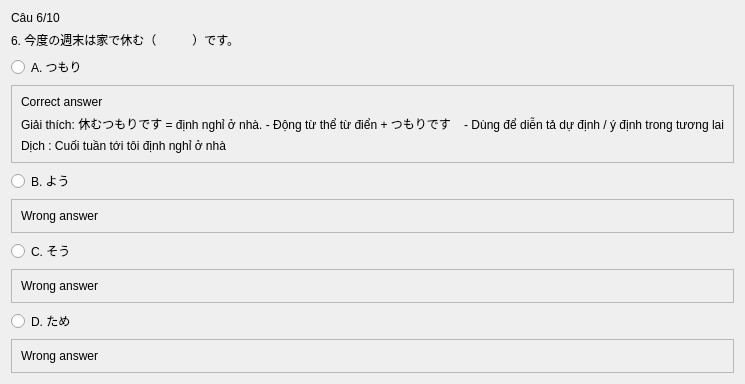
               <widget class="QWidget" name="page_4">
                <layout class="QVBoxLayout" name="verticalLayout_25">
                 <item>
                  <widget class="QLabel" name="label_36">
                   <property name="text">
                    <string>Câu 6/10</string>
                   </property>
                  </widget>
                 </item>
                 <item>
                  <widget class="QLabel" name="label_37">
                   <property name="text">
                    <string>6. 今度の週末は家で休む（　　　）です。</string>
                   </property>
                  </widget>
                 </item>
                 <item>
                  <widget class="QRadioButton" name="radioButton_13">
                   <property name="text">
                    <string>A. つもり</string>
                   </property>
                  </widget>
                 </item>
                 <item>
                  <widget class="QFrame" name="frame_21">
                   <property name="frameShape">
                    <enum>QFrame::StyledPanel</enum>
                   </property>
                   <property name="frameShadow">
                    <enum>QFrame::Raised</enum>
                   </property>
                   <layout class="QVBoxLayout" name="verticalLayout_26">
                    <item>
                     <widget class="QLabel" name="label_39">
                      <property name="text">
                       <string>Correct answer</string>
                      </property>
                     </widget>
                    </item>
                    <item>
                     <widget class="QLabel" name="label_38">
                      <property name="text">
                       <string>Giải thích: 休むつもりです = định nghỉ ở nhà. - Động từ thể từ điển + つもりです    - Dùng để diễn tả dự định / ý định trong tương lai</string>
                      </property>
                     </widget>
                    </item>
                    <item>
                     <widget class="QLabel" name="label_40">
                      <property name="text">
                       <string>Dịch : Cuối tuần tới tôi định nghỉ ở nhà</string>
                      </property>
                     </widget>
                    </item>
                   </layout>
                  </widget>
                 </item>
                 <item>
                  <widget class="QRadioButton" name="radioButton_14">
                   <property name="text">
                    <string>B. よう</string>
                   </property>
                  </widget>
                 </item>
                 <item>
                  <widget class="QFrame" name="frame_22">
                   <property name="frameShape">
                    <enum>QFrame::StyledPanel</enum>
                   </property>
                   <property name="frameShadow">
                    <enum>QFrame::Raised</enum>
                   </property>
                   <layout class="QVBoxLayout" name="verticalLayout_27">
                    <item>
                     <widget class="QLabel" name="label_41">
                      <property name="text">
                       <string>Wrong answer</string>
                      </property>
                     </widget>
                    </item>
                   </layout>
                  </widget>
                 </item>
                 <item>
                  <widget class="QRadioButton" name="radioButton_15">
                   <property name="text">
                    <string>C. そう</string>
                   </property>
                  </widget>
                 </item>
                 <item>
                  <widget class="QFrame" name="frame_23">
                   <property name="frameShape">
                    <enum>QFrame::StyledPanel</enum>
                   </property>
                   <property name="frameShadow">
                    <enum>QFrame::Raised</enum>
                   </property>
                   <layout class="QVBoxLayout" name="verticalLayout_28">
                    <item>
                     <widget class="QLabel" name="label_42">
                      <property name="text">
                       <string>Wrong answer</string>
                      </property>
                     </widget>
                    </item>
                   </layout>
                  </widget>
                 </item>
                 <item>
                  <widget class="QRadioButton" name="radioButton_16">
                   <property name="text">
                    <string>D. ため</string>
                   </property>
                  </widget>
                 </item>
                 <item>
                  <widget class="QFrame" name="frame_24">
                   <property name="frameShape">
                    <enum>QFrame::StyledPanel</enum>
                   </property>
                   <property name="frameShadow">
                    <enum>QFrame::Raised</enum>
                   </property>
                   <layout class="QVBoxLayout" name="verticalLayout_29">
                    <item>
                     <widget class="QLabel" name="label_43">
                      <property name="text">
                       <string>Wrong answer</string>
                      </property>
                     </widget>
                    </item>
                   </layout>
                  </widget>
                 </item>
                </layout>
               </widget>
